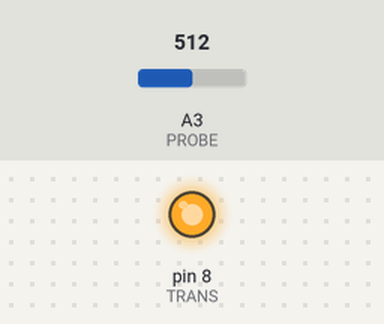
This sketch was run on a simulated Arduino Uno, built with avr-gcc and run on an emulated ATmega328P. Shown: output pins drawn as LEDs (lit = HIGH). The inputs (shaded band) are chosen by the test bench; at power-on: A3 (PROBE) = 512. What the sketch prints to the serial monitor is not drawn.

Above: at 0.1 s.
Timing chart, 0 to 1.6 s (numbered marks = the images above):
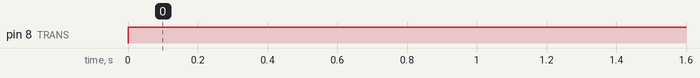

Measured:
- by itself, pin 8 (TRANS): LOW → HIGH at 0.00 s

The sketch:

arduino_firmware.ino
```cpp
const int PROBE = A3;
const int TRANS = 8;
bool TRANS_STATE = true;

void setup()
{
    pinMode(TRANS, OUTPUT);
    Serial.begin(115200);
}

void loop()
{
    unsigned int v_1 = 0;

    digitalWrite(TRANS, !TRANS_STATE);

    v_1 = analogRead(PROBE);

    digitalWrite(TRANS, TRANS_STATE);

    delay(50);

    Serial.print(v_1);
    Serial.print(",");
    Serial.print(analogRead(PROBE));
    Serial.println();

    delay(50);
}
```
